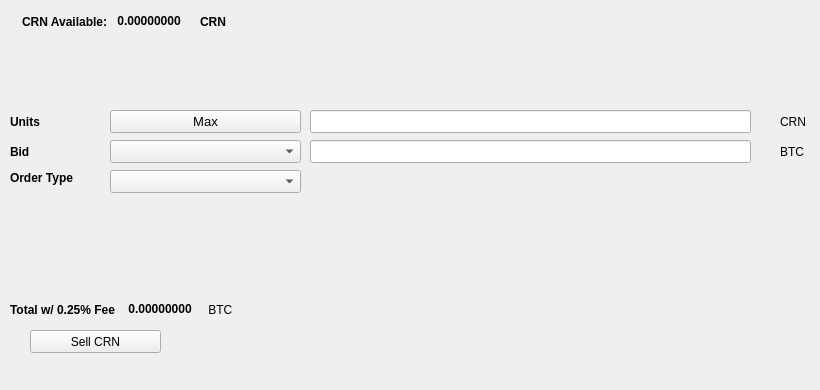
   <widget class="QWidget" name="SellTab">
    <attribute name="title">
     <string>Sell</string>
    </attribute>
    <widget class="QLabel" name="label_16">
     <property name="geometry">
      <rect>
       <x>780</x>
       <y>140</y>
       <width>31</width>
       <height>23</height>
      </rect>
     </property>
     <property name="text">
      <string>BTC</string>
     </property>
    </widget>
    <widget class="QComboBox" name="SellBidcomboBox">
     <property name="geometry">
      <rect>
       <x>110</x>
       <y>140</y>
       <width>191</width>
       <height>23</height>
      </rect>
     </property>
     <property name="font">
      <font>
       <pointsize>10</pointsize>
      </font>
     </property>
    </widget>
    <widget class="QLabel" name="label_18">
     <property name="geometry">
      <rect>
       <x>10</x>
       <y>110</y>
       <width>46</width>
       <height>23</height>
      </rect>
     </property>
     <property name="font">
      <font>
       <weight>75</weight>
       <bold>true</bold>
      </font>
     </property>
     <property name="text">
      <string>Units</string>
     </property>
    </widget>
    <widget class="QPushButton" name="Sell_Max_Amount">
     <property name="geometry">
      <rect>
       <x>110</x>
       <y>110</y>
       <width>191</width>
       <height>23</height>
      </rect>
     </property>
     <property name="font">
      <font>
       <pointsize>10</pointsize>
      </font>
     </property>
     <property name="text">
      <string>Max</string>
     </property>
    </widget>
    <widget class="QLabel" name="label_20">
     <property name="geometry">
      <rect>
       <x>10</x>
       <y>170</y>
       <width>91</width>
       <height>16</height>
      </rect>
     </property>
     <property name="font">
      <font>
       <weight>75</weight>
       <bold>true</bold>
      </font>
     </property>
     <property name="text">
      <string>Order Type</string>
     </property>
    </widget>
    <widget class="QComboBox" name="SellOrdertypeCombo">
     <property name="geometry">
      <rect>
       <x>110</x>
       <y>170</y>
       <width>191</width>
       <height>23</height>
      </rect>
     </property>
     <property name="font">
      <font>
       <pointsize>10</pointsize>
      </font>
     </property>
    </widget>
    <widget class="QLabel" name="label_21">
     <property name="geometry">
      <rect>
       <x>10</x>
       <y>140</y>
       <width>46</width>
       <height>23</height>
      </rect>
     </property>
     <property name="font">
      <font>
       <weight>75</weight>
       <bold>true</bold>
      </font>
     </property>
     <property name="text">
      <string>Bid</string>
     </property>
    </widget>
    <widget class="QLabel" name="label_22">
     <property name="geometry">
      <rect>
       <x>780</x>
       <y>110</y>
       <width>31</width>
       <height>23</height>
      </rect>
     </property>
     <property name="text">
      <string>CRN</string>
     </property>
    </widget>
    <widget class="QLineEdit" name="UnitsInputCRN">
     <property name="geometry">
      <rect>
       <x>310</x>
       <y>110</y>
       <width>441</width>
       <height>23</height>
      </rect>
     </property>
     <property name="font">
      <font>
       <pointsize>9</pointsize>
       <weight>75</weight>
       <bold>true</bold>
      </font>
     </property>
    </widget>
    <widget class="QLineEdit" name="SellBidPriceEdit">
     <property name="geometry">
      <rect>
       <x>310</x>
       <y>140</y>
       <width>441</width>
       <height>23</height>
      </rect>
     </property>
     <property name="font">
      <font>
       <pointsize>9</pointsize>
       <weight>75</weight>
       <bold>true</bold>
      </font>
     </property>
    </widget>
    <widget class="QPushButton" name="SellCRNBTN">
     <property name="geometry">
      <rect>
       <x>30</x>
       <y>330</y>
       <width>131</width>
       <height>23</height>
      </rect>
     </property>
     <property name="text">
      <string>Sell CRN</string>
     </property>
     <property name="icon">
      <iconset resource="../chronos">
       <normaloff>:/icons/bitcoin</normaloff>:/icons/bitcoin</iconset>
     </property>
    </widget>
    <widget class="QWidget" name="layoutWidget3">
     <property name="geometry">
      <rect>
       <x>22</x>
       <y>12</y>
       <width>258</width>
       <height>19</height>
      </rect>
     </property>
     <layout class="QHBoxLayout" name="horizontalLayout">
      <item>
       <widget class="QLabel" name="label232_2">
        <property name="font">
         <font>
          <weight>75</weight>
          <bold>true</bold>
         </font>
        </property>
        <property name="text">
         <string>CRN Available:</string>
        </property>
       </widget>
      </item>
      <item>
       <widget class="QLabel" name="CRNAvailableLabel">
        <property name="palette">
         <palette>
          <active>
           <colorrole role="WindowText">
            <brush brushstyle="SolidPattern">
             <color alpha="255">
              <red>0</red>
              <green>0</green>
              <blue>0</blue>
             </color>
            </brush>
           </colorrole>
           <colorrole role="Button">
            <brush brushstyle="SolidPattern">
             <color alpha="255">
              <red>0</red>
              <green>170</green>
              <blue>0</blue>
             </color>
            </brush>
           </colorrole>
           <colorrole role="Light">
            <brush brushstyle="SolidPattern">
             <color alpha="255">
              <red>0</red>
              <green>255</green>
              <blue>0</blue>
             </color>
            </brush>
           </colorrole>
           <colorrole role="Midlight">
            <brush brushstyle="SolidPattern">
             <color alpha="255">
              <red>0</red>
              <green>212</green>
              <blue>0</blue>
             </color>
            </brush>
           </colorrole>
           <colorrole role="Dark">
            <brush brushstyle="SolidPattern">
             <color alpha="255">
              <red>0</red>
              <green>85</green>
              <blue>0</blue>
             </color>
            </brush>
           </colorrole>
           <colorrole role="Mid">
            <brush brushstyle="SolidPattern">
             <color alpha="255">
              <red>0</red>
              <green>113</green>
              <blue>0</blue>
             </color>
            </brush>
           </colorrole>
           <colorrole role="Text">
            <brush brushstyle="SolidPattern">
             <color alpha="255">
              <red>0</red>
              <green>170</green>
              <blue>0</blue>
             </color>
            </brush>
           </colorrole>
           <colorrole role="BrightText">
            <brush brushstyle="SolidPattern">
             <color alpha="255">
              <red>255</red>
              <green>255</green>
              <blue>255</blue>
             </color>
            </brush>
           </colorrole>
           <colorrole role="ButtonText">
            <brush brushstyle="SolidPattern">
             <color alpha="255">
              <red>0</red>
              <green>0</green>
              <blue>0</blue>
             </color>
            </brush>
           </colorrole>
           <colorrole role="Base">
            <brush brushstyle="SolidPattern">
             <color alpha="255">
              <red>255</red>
              <green>255</green>
              <blue>255</blue>
             </color>
            </brush>
           </colorrole>
           <colorrole role="Window">
            <brush brushstyle="SolidPattern">
             <color alpha="255">
              <red>0</red>
              <green>170</green>
              <blue>0</blue>
             </color>
            </brush>
           </colorrole>
           <colorrole role="Shadow">
            <brush brushstyle="SolidPattern">
             <color alpha="255">
              <red>0</red>
              <green>0</green>
              <blue>0</blue>
             </color>
            </brush>
           </colorrole>
           <colorrole role="AlternateBase">
            <brush brushstyle="SolidPattern">
             <color alpha="255">
              <red>127</red>
              <green>212</green>
              <blue>127</blue>
             </color>
            </brush>
           </colorrole>
           <colorrole role="ToolTipBase">
            <brush brushstyle="SolidPattern">
             <color alpha="255">
              <red>255</red>
              <green>255</green>
              <blue>220</blue>
             </color>
            </brush>
           </colorrole>
           <colorrole role="ToolTipText">
            <brush brushstyle="SolidPattern">
             <color alpha="255">
              <red>0</red>
              <green>0</green>
              <blue>0</blue>
             </color>
            </brush>
           </colorrole>
          </active>
          <inactive>
           <colorrole role="WindowText">
            <brush brushstyle="SolidPattern">
             <color alpha="255">
              <red>0</red>
              <green>0</green>
              <blue>0</blue>
             </color>
            </brush>
           </colorrole>
           <colorrole role="Button">
            <brush brushstyle="SolidPattern">
             <color alpha="255">
              <red>0</red>
              <green>170</green>
              <blue>0</blue>
             </color>
            </brush>
           </colorrole>
           <colorrole role="Light">
            <brush brushstyle="SolidPattern">
             <color alpha="255">
              <red>0</red>
              <green>255</green>
              <blue>0</blue>
             </color>
            </brush>
           </colorrole>
           <colorrole role="Midlight">
            <brush brushstyle="SolidPattern">
             <color alpha="255">
              <red>0</red>
              <green>212</green>
              <blue>0</blue>
             </color>
            </brush>
           </colorrole>
           <colorrole role="Dark">
            <brush brushstyle="SolidPattern">
             <color alpha="255">
              <red>0</red>
              <green>85</green>
              <blue>0</blue>
             </color>
            </brush>
           </colorrole>
           <colorrole role="Mid">
            <brush brushstyle="SolidPattern">
             <color alpha="255">
              <red>0</red>
              <green>113</green>
              <blue>0</blue>
             </color>
            </brush>
           </colorrole>
           <colorrole role="Text">
            <brush brushstyle="SolidPattern">
             <color alpha="255">
              <red>0</red>
              <green>170</green>
              <blue>0</blue>
             </color>
            </brush>
           </colorrole>
           <colorrole role="BrightText">
            <brush brushstyle="SolidPattern">
             <color alpha="255">
              <red>255</red>
              <green>255</green>
              <blue>255</blue>
             </color>
            </brush>
           </colorrole>
           <colorrole role="ButtonText">
            <brush brushstyle="SolidPattern">
             <color alpha="255">
              <red>0</red>
              <green>0</green>
              <blue>0</blue>
             </color>
            </brush>
           </colorrole>
           <colorrole role="Base">
            <brush brushstyle="SolidPattern">
             <color alpha="255">
              <red>255</red>
              <green>255</green>
              <blue>255</blue>
             </color>
            </brush>
           </colorrole>
           <colorrole role="Window">
            <brush brushstyle="SolidPattern">
             <color alpha="255">
              <red>0</red>
              <green>170</green>
              <blue>0</blue>
             </color>
            </brush>
           </colorrole>
           <colorrole role="Shadow">
            <brush brushstyle="SolidPattern">
             <color alpha="255">
              <red>0</red>
              <green>0</green>
              <blue>0</blue>
             </color>
            </brush>
           </colorrole>
           <colorrole role="AlternateBase">
            <brush brushstyle="SolidPattern">
             <color alpha="255">
              <red>127</red>
              <green>212</green>
              <blue>127</blue>
             </color>
            </brush>
           </colorrole>
           <colorrole role="ToolTipBase">
            <brush brushstyle="SolidPattern">
             <color alpha="255">
              <red>255</red>
              <green>255</green>
              <blue>220</blue>
             </color>
            </brush>
           </colorrole>
           <colorrole role="ToolTipText">
            <brush brushstyle="SolidPattern">
             <color alpha="255">
              <red>0</red>
              <green>0</green>
              <blue>0</blue>
             </color>
            </brush>
           </colorrole>
          </inactive>
          <disabled>
           <colorrole role="WindowText">
            <brush brushstyle="SolidPattern">
             <color alpha="255">
              <red>0</red>
              <green>85</green>
              <blue>0</blue>
             </color>
            </brush>
           </colorrole>
           <colorrole role="Button">
            <brush brushstyle="SolidPattern">
             <color alpha="255">
              <red>0</red>
              <green>170</green>
              <blue>0</blue>
             </color>
            </brush>
           </colorrole>
           <colorrole role="Light">
            <brush brushstyle="SolidPattern">
             <color alpha="255">
              <red>0</red>
              <green>255</green>
              <blue>0</blue>
             </color>
            </brush>
           </colorrole>
           <colorrole role="Midlight">
            <brush brushstyle="SolidPattern">
             <color alpha="255">
              <red>0</red>
              <green>212</green>
              <blue>0</blue>
             </color>
            </brush>
           </colorrole>
           <colorrole role="Dark">
            <brush brushstyle="SolidPattern">
             <color alpha="255">
              <red>0</red>
              <green>85</green>
              <blue>0</blue>
             </color>
            </brush>
           </colorrole>
           <colorrole role="Mid">
            <brush brushstyle="SolidPattern">
             <color alpha="255">
              <red>0</red>
              <green>113</green>
              <blue>0</blue>
             </color>
            </brush>
           </colorrole>
           <colorrole role="Text">
            <brush brushstyle="SolidPattern">
             <color alpha="255">
              <red>0</red>
              <green>85</green>
              <blue>0</blue>
             </color>
            </brush>
           </colorrole>
           <colorrole role="BrightText">
            <brush brushstyle="SolidPattern">
             <color alpha="255">
              <red>255</red>
              <green>255</green>
              <blue>255</blue>
             </color>
            </brush>
           </colorrole>
           <colorrole role="ButtonText">
            <brush brushstyle="SolidPattern">
             <color alpha="255">
              <red>0</red>
              <green>85</green>
              <blue>0</blue>
             </color>
            </brush>
           </colorrole>
           <colorrole role="Base">
            <brush brushstyle="SolidPattern">
             <color alpha="255">
              <red>0</red>
              <green>170</green>
              <blue>0</blue>
             </color>
            </brush>
           </colorrole>
           <colorrole role="Window">
            <brush brushstyle="SolidPattern">
             <color alpha="255">
              <red>0</red>
              <green>170</green>
              <blue>0</blue>
             </color>
            </brush>
           </colorrole>
           <colorrole role="Shadow">
            <brush brushstyle="SolidPattern">
             <color alpha="255">
              <red>0</red>
              <green>0</green>
              <blue>0</blue>
             </color>
            </brush>
           </colorrole>
           <colorrole role="AlternateBase">
            <brush brushstyle="SolidPattern">
             <color alpha="255">
              <red>0</red>
              <green>170</green>
              <blue>0</blue>
             </color>
            </brush>
           </colorrole>
           <colorrole role="ToolTipBase">
            <brush brushstyle="SolidPattern">
             <color alpha="255">
              <red>255</red>
              <green>255</green>
              <blue>220</blue>
             </color>
            </brush>
           </colorrole>
           <colorrole role="ToolTipText">
            <brush brushstyle="SolidPattern">
             <color alpha="255">
              <red>0</red>
              <green>0</green>
              <blue>0</blue>
             </color>
            </brush>
           </colorrole>
          </disabled>
         </palette>
        </property>
        <property name="font">
         <font>
          <weight>75</weight>
          <bold>true</bold>
         </font>
        </property>
        <property name="text">
         <string> 0.00000000 </string>
        </property>
        <property name="textInteractionFlags">
         <set>Qt::LinksAccessibleByMouse|Qt::TextSelectableByKeyboard|Qt::TextSelectableByMouse</set>
        </property>
       </widget>
      </item>
      <item>
       <widget class="QLabel" name="labelCRN">
        <property name="font">
         <font>
          <weight>75</weight>
          <bold>true</bold>
         </font>
        </property>
        <property name="text">
         <string>CRN</string>
        </property>
       </widget>
      </item>
     </layout>
    </widget>
    <widget class="QWidget" name="layoutWidget">
     <property name="geometry">
      <rect>
       <x>10</x>
       <y>300</y>
       <width>268</width>
       <height>19</height>
      </rect>
     </property>
     <layout class="QHBoxLayout" name="horizontalLayout_2">
      <item>
       <widget class="QLabel" name="label_19">
        <property name="font">
         <font>
          <weight>75</weight>
          <bold>true</bold>
         </font>
        </property>
        <property name="text">
         <string>Total w/ 0.25% Fee </string>
        </property>
       </widget>
      </item>
      <item>
       <widget class="QLabel" name="SellCostLabel">
        <property name="palette">
         <palette>
          <active>
           <colorrole role="WindowText">
            <brush brushstyle="SolidPattern">
             <color alpha="255">
              <red>0</red>
              <green>0</green>
              <blue>0</blue>
             </color>
            </brush>
           </colorrole>
           <colorrole role="Button">
            <brush brushstyle="SolidPattern">
             <color alpha="255">
              <red>0</red>
              <green>170</green>
              <blue>0</blue>
             </color>
            </brush>
           </colorrole>
           <colorrole role="Light">
            <brush brushstyle="SolidPattern">
             <color alpha="255">
              <red>0</red>
              <green>255</green>
              <blue>0</blue>
             </color>
            </brush>
           </colorrole>
           <colorrole role="Midlight">
            <brush brushstyle="SolidPattern">
             <color alpha="255">
              <red>0</red>
              <green>212</green>
              <blue>0</blue>
             </color>
            </brush>
           </colorrole>
           <colorrole role="Dark">
            <brush brushstyle="SolidPattern">
             <color alpha="255">
              <red>0</red>
              <green>85</green>
              <blue>0</blue>
             </color>
            </brush>
           </colorrole>
           <colorrole role="Mid">
            <brush brushstyle="SolidPattern">
             <color alpha="255">
              <red>0</red>
              <green>113</green>
              <blue>0</blue>
             </color>
            </brush>
           </colorrole>
           <colorrole role="Text">
            <brush brushstyle="SolidPattern">
             <color alpha="255">
              <red>0</red>
              <green>170</green>
              <blue>0</blue>
             </color>
            </brush>
           </colorrole>
           <colorrole role="BrightText">
            <brush brushstyle="SolidPattern">
             <color alpha="255">
              <red>255</red>
              <green>255</green>
              <blue>255</blue>
             </color>
            </brush>
           </colorrole>
           <colorrole role="ButtonText">
            <brush brushstyle="SolidPattern">
             <color alpha="255">
              <red>0</red>
              <green>0</green>
              <blue>0</blue>
             </color>
            </brush>
           </colorrole>
           <colorrole role="Base">
            <brush brushstyle="SolidPattern">
             <color alpha="255">
              <red>255</red>
              <green>255</green>
              <blue>255</blue>
             </color>
            </brush>
           </colorrole>
           <colorrole role="Window">
            <brush brushstyle="SolidPattern">
             <color alpha="255">
              <red>0</red>
              <green>170</green>
              <blue>0</blue>
             </color>
            </brush>
           </colorrole>
           <colorrole role="Shadow">
            <brush brushstyle="SolidPattern">
             <color alpha="255">
              <red>0</red>
              <green>0</green>
              <blue>0</blue>
             </color>
            </brush>
           </colorrole>
           <colorrole role="AlternateBase">
            <brush brushstyle="SolidPattern">
             <color alpha="255">
              <red>127</red>
              <green>212</green>
              <blue>127</blue>
             </color>
            </brush>
           </colorrole>
           <colorrole role="ToolTipBase">
            <brush brushstyle="SolidPattern">
             <color alpha="255">
              <red>255</red>
              <green>255</green>
              <blue>220</blue>
             </color>
            </brush>
           </colorrole>
           <colorrole role="ToolTipText">
            <brush brushstyle="SolidPattern">
             <color alpha="255">
              <red>0</red>
              <green>0</green>
              <blue>0</blue>
             </color>
            </brush>
           </colorrole>
          </active>
          <inactive>
           <colorrole role="WindowText">
            <brush brushstyle="SolidPattern">
             <color alpha="255">
              <red>0</red>
              <green>0</green>
              <blue>0</blue>
             </color>
            </brush>
           </colorrole>
           <colorrole role="Button">
            <brush brushstyle="SolidPattern">
             <color alpha="255">
              <red>0</red>
              <green>170</green>
              <blue>0</blue>
             </color>
            </brush>
           </colorrole>
           <colorrole role="Light">
            <brush brushstyle="SolidPattern">
             <color alpha="255">
              <red>0</red>
              <green>255</green>
              <blue>0</blue>
             </color>
            </brush>
           </colorrole>
           <colorrole role="Midlight">
            <brush brushstyle="SolidPattern">
             <color alpha="255">
              <red>0</red>
              <green>212</green>
              <blue>0</blue>
             </color>
            </brush>
           </colorrole>
           <colorrole role="Dark">
            <brush brushstyle="SolidPattern">
             <color alpha="255">
              <red>0</red>
              <green>85</green>
              <blue>0</blue>
             </color>
            </brush>
           </colorrole>
           <colorrole role="Mid">
            <brush brushstyle="SolidPattern">
             <color alpha="255">
              <red>0</red>
              <green>113</green>
              <blue>0</blue>
             </color>
            </brush>
           </colorrole>
           <colorrole role="Text">
            <brush brushstyle="SolidPattern">
             <color alpha="255">
              <red>0</red>
              <green>170</green>
              <blue>0</blue>
             </color>
            </brush>
           </colorrole>
           <colorrole role="BrightText">
            <brush brushstyle="SolidPattern">
             <color alpha="255">
              <red>255</red>
              <green>255</green>
              <blue>255</blue>
             </color>
            </brush>
           </colorrole>
           <colorrole role="ButtonText">
            <brush brushstyle="SolidPattern">
             <color alpha="255">
              <red>0</red>
              <green>0</green>
              <blue>0</blue>
             </color>
            </brush>
           </colorrole>
           <colorrole role="Base">
            <brush brushstyle="SolidPattern">
             <color alpha="255">
              <red>255</red>
              <green>255</green>
              <blue>255</blue>
             </color>
            </brush>
           </colorrole>
           <colorrole role="Window">
            <brush brushstyle="SolidPattern">
             <color alpha="255">
              <red>0</red>
              <green>170</green>
              <blue>0</blue>
             </color>
            </brush>
           </colorrole>
           <colorrole role="Shadow">
            <brush brushstyle="SolidPattern">
             <color alpha="255">
              <red>0</red>
              <green>0</green>
              <blue>0</blue>
             </color>
            </brush>
           </colorrole>
           <colorrole role="AlternateBase">
            <brush brushstyle="SolidPattern">
             <color alpha="255">
              <red>127</red>
              <green>212</green>
              <blue>127</blue>
             </color>
            </brush>
           </colorrole>
           <colorrole role="ToolTipBase">
            <brush brushstyle="SolidPattern">
             <color alpha="255">
              <red>255</red>
              <green>255</green>
              <blue>220</blue>
             </color>
            </brush>
           </colorrole>
           <colorrole role="ToolTipText">
            <brush brushstyle="SolidPattern">
             <color alpha="255">
              <red>0</red>
              <green>0</green>
              <blue>0</blue>
             </color>
            </brush>
           </colorrole>
          </inactive>
          <disabled>
           <colorrole role="WindowText">
            <brush brushstyle="SolidPattern">
             <color alpha="255">
              <red>0</red>
              <green>85</green>
              <blue>0</blue>
             </color>
            </brush>
           </colorrole>
           <colorrole role="Button">
            <brush brushstyle="SolidPattern">
             <color alpha="255">
              <red>0</red>
              <green>170</green>
              <blue>0</blue>
             </color>
            </brush>
           </colorrole>
           <colorrole role="Light">
            <brush brushstyle="SolidPattern">
             <color alpha="255">
              <red>0</red>
              <green>255</green>
              <blue>0</blue>
             </color>
            </brush>
           </colorrole>
           <colorrole role="Midlight">
            <brush brushstyle="SolidPattern">
             <color alpha="255">
              <red>0</red>
              <green>212</green>
              <blue>0</blue>
             </color>
            </brush>
           </colorrole>
           <colorrole role="Dark">
            <brush brushstyle="SolidPattern">
             <color alpha="255">
              <red>0</red>
              <green>85</green>
              <blue>0</blue>
             </color>
            </brush>
           </colorrole>
           <colorrole role="Mid">
            <brush brushstyle="SolidPattern">
             <color alpha="255">
              <red>0</red>
              <green>113</green>
              <blue>0</blue>
             </color>
            </brush>
           </colorrole>
           <colorrole role="Text">
            <brush brushstyle="SolidPattern">
             <color alpha="255">
              <red>0</red>
              <green>85</green>
              <blue>0</blue>
             </color>
            </brush>
           </colorrole>
           <colorrole role="BrightText">
            <brush brushstyle="SolidPattern">
             <color alpha="255">
              <red>255</red>
              <green>255</green>
              <blue>255</blue>
             </color>
            </brush>
           </colorrole>
           <colorrole role="ButtonText">
            <brush brushstyle="SolidPattern">
             <color alpha="255">
              <red>0</red>
              <green>85</green>
              <blue>0</blue>
             </color>
            </brush>
           </colorrole>
           <colorrole role="Base">
            <brush brushstyle="SolidPattern">
             <color alpha="255">
              <red>0</red>
              <green>170</green>
              <blue>0</blue>
             </color>
            </brush>
           </colorrole>
           <colorrole role="Window">
            <brush brushstyle="SolidPattern">
             <color alpha="255">
              <red>0</red>
              <green>170</green>
              <blue>0</blue>
             </color>
            </brush>
           </colorrole>
           <colorrole role="Shadow">
            <brush brushstyle="SolidPattern">
             <color alpha="255">
              <red>0</red>
              <green>0</green>
              <blue>0</blue>
             </color>
            </brush>
           </colorrole>
           <colorrole role="AlternateBase">
            <brush brushstyle="SolidPattern">
             <color alpha="255">
              <red>0</red>
              <green>170</green>
              <blue>0</blue>
             </color>
            </brush>
           </colorrole>
           <colorrole role="ToolTipBase">
            <brush brushstyle="SolidPattern">
             <color alpha="255">
              <red>255</red>
              <green>255</green>
              <blue>220</blue>
             </color>
            </brush>
           </colorrole>
           <colorrole role="ToolTipText">
            <brush brushstyle="SolidPattern">
             <color alpha="255">
              <red>0</red>
              <green>0</green>
              <blue>0</blue>
             </color>
            </brush>
           </colorrole>
          </disabled>
         </palette>
        </property>
        <property name="font">
         <font>
          <weight>75</weight>
          <bold>true</bold>
         </font>
        </property>
        <property name="autoFillBackground">
         <bool>false</bool>
        </property>
        <property name="text">
         <string> 0.00000000</string>
        </property>
        <property name="textInteractionFlags">
         <set>Qt::LinksAccessibleByMouse|Qt::TextSelectableByMouse</set>
        </property>
       </widget>
      </item>
      <item>
       <widget class="QLabel" name="label_17">
        <property name="font">
         <font>
          <weight>50</weight>
          <bold>false</bold>
         </font>
        </property>
        <property name="text">
         <string> BTC</string>
        </property>
       </widget>
      </item>
     </layout>
    </widget>
    <widget class="QLabel" name="label_23">
     <property name="geometry">
      <rect>
       <x>460</x>
       <y>300</y>
       <width>281</width>
       <height>81</height>
      </rect>
     </property>
     <property name="text">
      <string/>
     </property>
     <property name="pixmap">
      <pixmap>:/images/bittrex</pixmap>
     </property>
    </widget>
   </widget>
